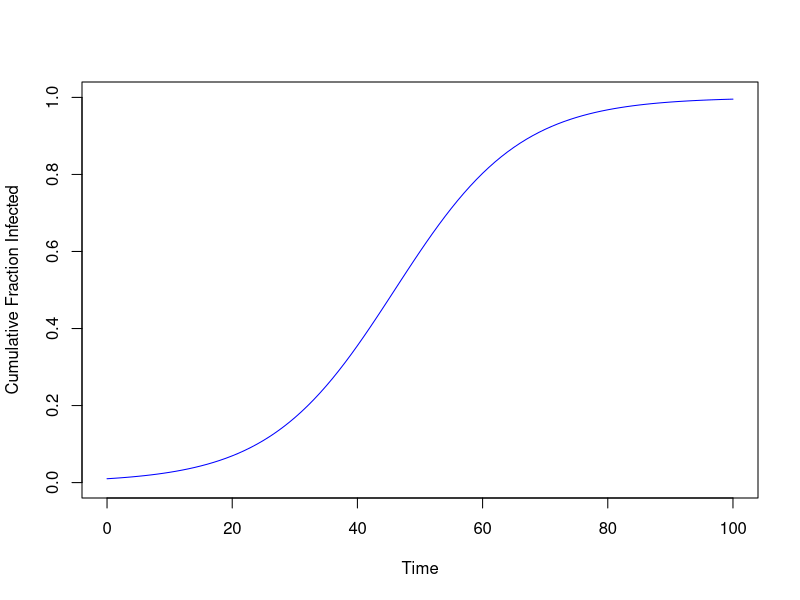
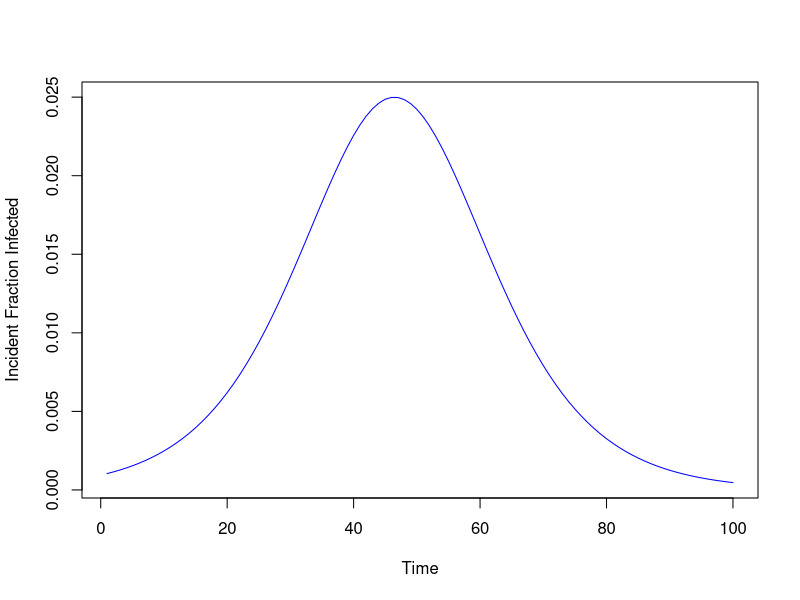
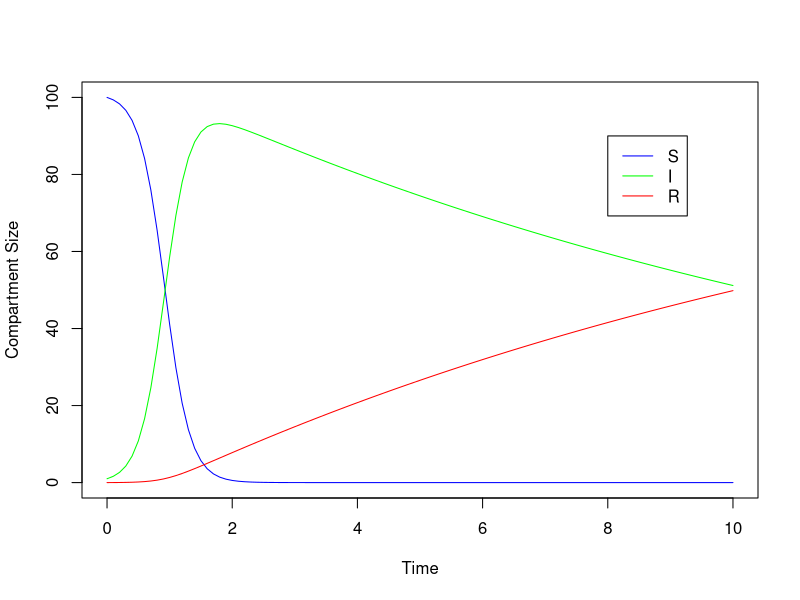
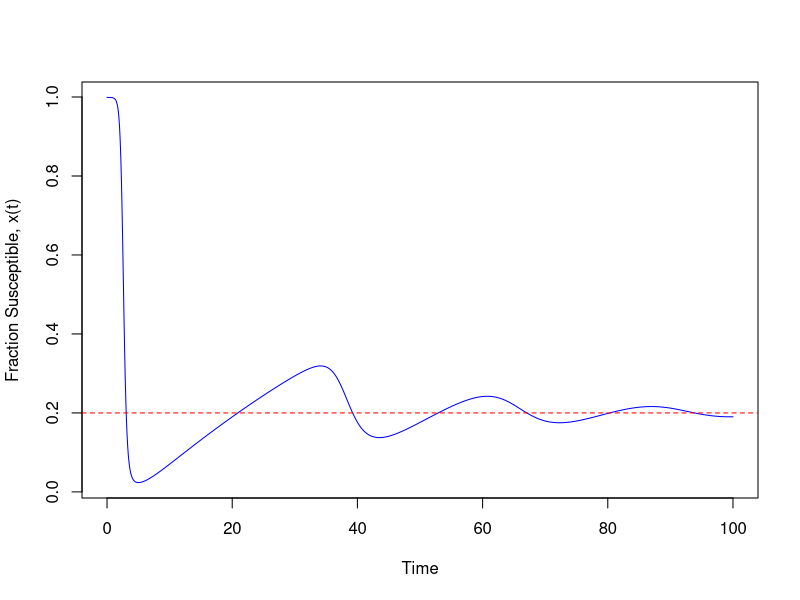

These charts were generated, in order, by the following R code:
# EPI SLIDE CODE TEST
require(deSolve)


# Epi Curve cumulative prevalence
epi.curve <- expression(1/(1+ (exp(-beta*t)*(1-a0)/a0)))
a0 <- .01
beta <- 0.1
t <- seq(0,100,1)
plot(t,eval(epi.curve),type="l",col="blue",
     xlab="Time", ylab="Cumulative Fraction Infected", ylim=c(0,1))

# The number of new cases per unit time
# The epidemic curve is “bell-shaped”, but not completely symmetric
# t → ∞, everyone in the population becomes infected
a <- eval(epi.curve)
b <- diff(a)
plot(1:100,b,type="l",col="blue",
     xlab="Time", ylab="Incident Fraction Infected")

# Basic SIR function
# Beta is effective contact rate
# nu is the removal rate
pars <- c("beta"=0.05,"nu"=0.075)
times <- seq(0,10,0.1)
y0 <- c(100,1,0)

sir <- function(t,y,p) {
  yd1 <- -p["beta"] * y[1]*y[2]
  yd2 <- p["beta"] * y[1]* y[2] - p["nu"]*y[2]
  yd3 <- p["nu"]*y[2]
  list(c(yd1,yd2,yd3),c(N=sum(y)))
}

sir.out <- lsoda(y0,times,sir,pars)

plot(sir.out[,1],sir.out[,2],type="l",col="blue",xlab="Time",
     ylab="Compartment Size")
lines(sir.out[,1],sir.out[,3],col="green")
lines(sir.out[,1],sir.out[,4],col="red")
legend(8,90,c("S","I","R"),col=c("blue","green","red"),lty=c(1,1,1))

# Hypothetical Disease dynamics
lambda.dyn <- function(t,y,p){
  yd1 <- p["mu"] - (p["mu"]+y[2])*y[1]
  yd2 <- (p["mu"] + p["nu"]) * y[2] * (p["R0"]*y[1] - 1)
  list(c(yd1,yd2))
}

pars <- c("R0"=5,"nu"=1.0,"mu"=0.014)
times <- seq(0,100,.1)
y0 <- c(.999,1e-4)
lambda.out <- lsoda(y0,times,lambda.dyn,pars)
plot(lambda.out[,1],lambda.out[,2],type="l",col="blue",
     xlab="Time",ylab="Fraction Susceptible, x(t)")
abline(h=.2,lty=2,col="red")
